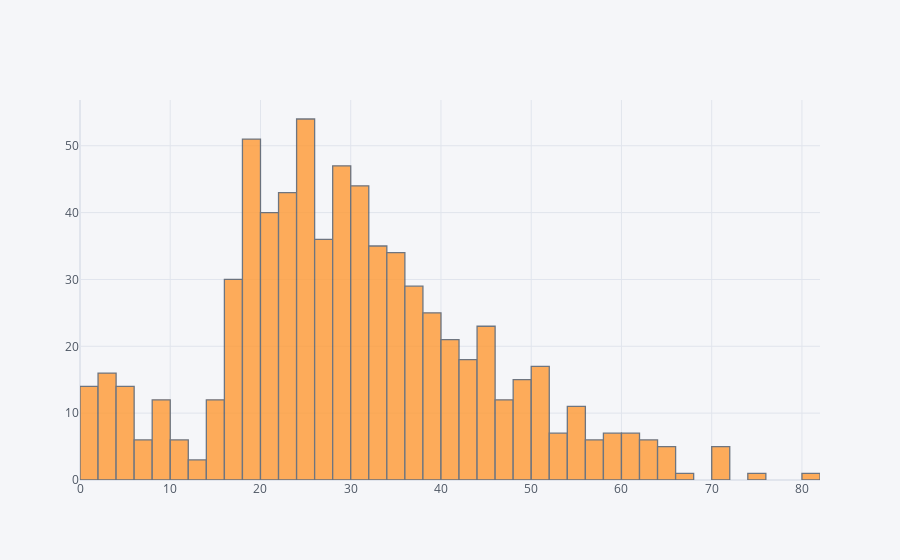

This figure's notebook cell:
### Code cell
cf.go_offline()
df['Age'].iplot(kind='hist')

### Figure 1 — Plotly figure (JSON) as saved in the notebook; plotly's stock layout.template omitted (floating-point values rounded to 4 significant figures; data arrays with more than 128 entries replaced by an {"elided": "..."} marker saying what was removed)
{"data": [{"histfunc": "count", "histnorm": "", "marker": {"color": "rgba(255, 153, 51, 1.0)", "line": {"color": "#4D5663", "width": 1.3}}, "name": "Age", "opacity": 0.8, "orientation": "v", "type": "histogram", "x": {"elided": "891 float values"}}], "layout": {"barmode": "overlay", "legend": {"bgcolor": "#F5F6F9", "font": {"color": "#4D5663"}}, "paper_bgcolor": "#F5F6F9", "plot_bgcolor": "#F5F6F9", "title": {"font": {"color": "#4D5663"}}, "xaxis": {"gridcolor": "#E1E5ED", "showgrid": true, "tickfont": {"color": "#4D5663"}, "title": {"font": {"color": "#4D5663"}, "text": ""}, "zerolinecolor": "#E1E5ED"}, "yaxis": {"gridcolor": "#E1E5ED", "showgrid": true, "tickfont": {"color": "#4D5663"}, "title": {"font": {"color": "#4D5663"}, "text": ""}, "zerolinecolor": "#E1E5ED"}}}
